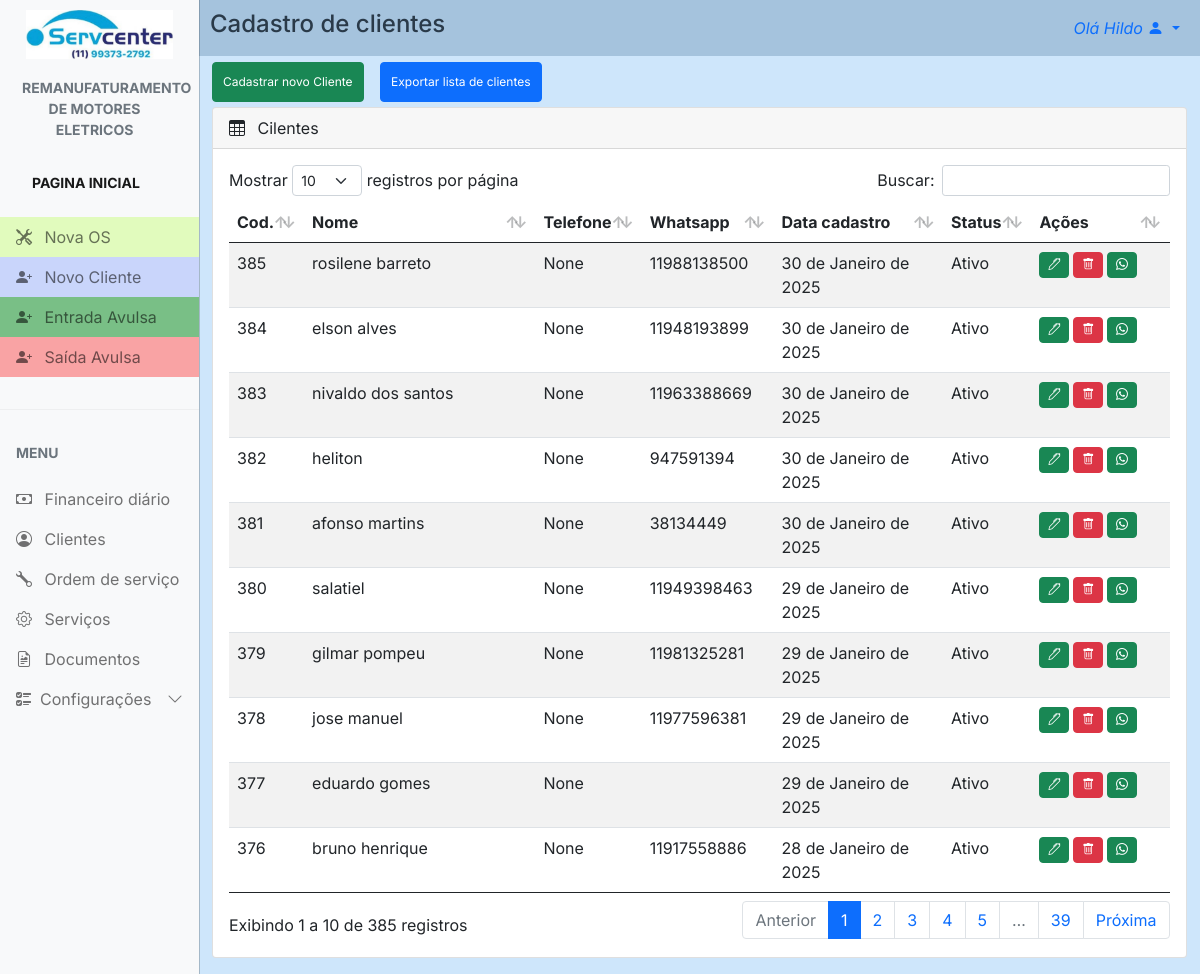
The app's page /clients/ (signed in) with its own data.
### config/models.py (models this page shows, shortened)
class Config(models.Model):
    nome_empresa = models.CharField(max_length=100, blank=True, null=True)
    nome_fantasia = models.CharField(max_length=100, blank=True, null=True)
    responsavel = models.CharField(max_length=100, blank=True, null=True)
    atividade = models.CharField(max_length=100, blank=True, null=True)
    cnpj = models.CharField(max_length=20, blank=True, null=True)
    endereco = models.CharField(max_length=100, blank=True, null=True)
    numero = models.CharField(max_length=10, blank=True, null=True)
    bairro = models.CharField(max_length=50, blank=True, null=True)
    cidade = models.CharField(max_length=50, blank=True, null=True)
    estado = models.CharField(max_length=2, blank=True, null=True)
    cep = models.CharField(max_length=10, blank=True, null=True)
    logo1 = models.ImageField(upload_to='logos', blank=True, null=True)
    logo2 = models.ImageField(upload_to='logos', blank=True, null=True)
    obs = models.TextField(blank=True, null=True)
    data = models.DateField(blank=True, null=True)
    telefone = models.CharField(max_length=20, blank=True, null=True)
    whatsapp = models.CharField(max_length=20, blank=True, null=True)

### clients/models.py (models this page shows, shortened)
class client(models.Model):
    cod_cli = models.AutoField(primary_key=True)
    tipo_cad = models.CharField(max_length=15, default="Pessoa Física")
    nome = models.CharField(max_length=50)
    rg = models.CharField(max_length=11, null=True, blank=True)
    cpf = models.CharField(max_length=20, null=True, blank=True)
    data_nasc = models.DateField(null=True, blank=True)
    telefone = models.CharField(max_length=50, null=True, blank=True)
    celular = models.CharField(max_length=14, null=True, blank=True)
    whatsapp = models.CharField(max_length=14, null=True, blank=True)
    email = models.CharField(max_length=30, null=True, blank=True)
    ativo = models.BooleanField(null=True, blank=True)
    data_cadastro = models.DateField(auto_now_add=True, blank=True)
    foto = models.ImageField(upload_to="foto_cliente", null=True, blank=True)
    vendedor = models.ForeignKey(User, on_delete=models.DO_NOTHING)
    tipo_end = models.CharField(max_length=15, default="Residencial")
    rua = models.CharField(max_length=50, null=True, blank=True)
    numero = models.CharField(max_length=5, null=True, blank=True)
    compl = models.CharField(max_length=50, null=True, blank=True)
    bairro = models.CharField(max_length=50, null=True, blank=True)
    cidade = models.CharField(max_length=50, null=True, blank=True)
    uf = models.CharField(max_length=20, null=True, blank=True)
    cep = models.CharField(max_length=9, null=True, blank=True)

### clients/views.py (the view)
# urls.py: path('', views.clients, name="clients"),
@login_required
def clients(request):
    if request.method == "GET":
        cli = client.objects.all()
        return render(request, 'clients.html', {'cli': cli})
    else:
        return HttpResponseBadRequest('Invalid request method')

### config/context_processors.py (called while the page is built)
def conf(request):
    logo = Config.objects.all().first
    return {'logo': logo}

### servcenter/context_processors.py (called while the page is built)
def project_settings(request):
    config = Config.objects.first()
    return {
        'config': config,
    }

### clients/templates/clients.html (shortened to what this page needs)
{% extends "main.html" %} {% load static %} {% block 'head' %}
<link rel="stylesheet" href="{% static 'css/main.css' %}" />
<link rel="stylesheet" href="{% static 'clients/css/clients.css' %}" />
{% endblock %} {% block 'main' %}
<div class="row">
  <div id="cad_cli_tit">
    <a>Cadastro de clientes</a>
  </div>
  <div class="actions_bar">
    <a href="{% url 'new_client' %}" id="btn_nc" type="button" class="btn btn-success">
      Cadastrar novo Cliente
    </a>
    <a href="{% url 'clientes_xlr' %}"id="btn_ac" type="button" class="btn btn-primary">
      Exportar lista de clientes
    </a>
  </div>
  <div class="col-md-12 mb-3">
    <div class="card">
      <div class="card-header">
        <span><i class="bi bi-table me-2"></i></span> Cilentes
      </div>
      <div class="card-body">
        <div id="table_cli" class="table-responsive">
          <table
            id="example"
            class="table table-striped data-table"
            style="width: 100%"
          >
            <thead>
              <tr>
                <th>Cod.</th>
                <th>Nome</th>
                <th>Telefone</th>
                <th>Whatsapp</th>
                <th>Data cadastro</th>
                <th>Status</th>
                <th id="acoes_th">Ações</th>
              </tr>
            </thead>
            <tbody>
              {% for clients in cli %}
              <tr>
                <td>{{ clients.cod_cli }}</td>
                <td>{{ clients.nome }}</td>
                <td>{{ clients.telefone }}</td>
                <td>{{ clients.whatsapp }}</td>
                <td>{{ clients.data_cadastro }}</td>
                <td>
                  {% if clients.ativo == True %}
                    <span>Ativo</span>
                  {% elif clients.ativo == False %}
                    <span>Inativo</span>
                  {% endif %}
                </td>
                <th>
                  <a id="btn_ed" href="{% url 'edit_client' clients.cod_cli %}"  type="button" class="btn btn-success">
                    <i class="bi bi-pen"></i>
                  </a>
                  <a href="{% url 'del_cli' clients.cod_cli %}" id="btn_ap" type="button" class="btn btn-danger delete">
                    <i class="bi bi-trash"></i>
                  </a>
                  <a href="https://api.whatsapp.com/send?phone=55{{clients.whatsapp}}&text=Ol%C3%A1, {{clients.nome}} tudo bem?" id="btn_wz" type="button" class="btn btn-success">
                    <i class="bi bi-whatsapp"></i>
                  </a>
                </th>
              </tr>
              {% endfor %}
            </tbody>
          </table>
        </div>
      </div>
    </div>
  </div>
</div>
{% endblock%}

### templates/main.html (shortened to what this page needs)
{% load static %}
<!DOCTYPE html>
<html lang="en">
  <head>
    <link rel="stylesheet" href="{% static 'css/bootstrap.min.css'%}" />
    <link
      rel="stylesheet"
      href="https://cdn.jsdelivr.net/npm/bootstrap-icons@1.4.1/font/bootstrap-icons.css"
    />
    <link rel="stylesheet" href="{% static 'css/dataTables.bootstrap5.min.css' %}" />
    <link rel="stylesheet" href="{% static 'css/main.css' %}" />
    {% block 'head' %}{% endblock %}
  </head>
  <body>
    <div
      class="offcanvas offcanvas-start sidebar-nav bg-light"
      tabindex="-1"
      id="sidebar"
    >
      <div class="offcanvas-body p-0">
        <nav class="navbar-light">
          <ul class="navbar-nav">
            <li>
              <div class="text-muted small fw-bold text-uppercase px-3">
                <a href="{% url 'dashboard' %}">
                  {% if config.logo1 %}
                    <img id="logo" src="{{ config.logo1.url }}" alt="logo" />
                  {% else %}
                    <p>No logo available</p>
                  {% endif %}
                </a>
              </div>
            </li>
            <li id="tit_motores">
              <a href="{% url 'dashboard' %}" class="nav-link px-3 active">
                <div class="text-muted small fw-bold text-uppercase px-3 mb-3">
                  {{config.atividade}}
                </div>
              </a>
            </li>
            <li>
              <div class="text-muted small fw-bold text-uppercase px-3 mb-3">
                <a href="{% url 'dashboard' %}" class="nav-link px-3 active">Pagina Inicial</a>
              </div>
            </li>
            <li>
              <a id="n_os" href="{% url 'new_work_order' %}" class="nav-link px-3">
                <span class="me-2"><i class="bi bi-tools"></i></span>
                <span>Nova OS</span>
              </a>
            </li>
            <li>
              <a id="n_cli" href="{% url 'new_client' %}" class="nav-link px-3">
                <span class="me-2"><i class="bi bi-person-plus-fill"></i></span>
                <span>Novo Cliente</span>
              </a>
            </li>
            <li>
              <a id="in" href="{% url 'new_finance' %}" class="nav-link px-3">
                <span class="me-2"><i class="bi bi-person-plus-fill"></i></span>
                <span>Entrada Avulsa</span>
              </a>
            </li>
            <li>
              <a id="out" href="{% url 'new_finance_out' %}" class="nav-link px-3">
                <span class="me-2"><i class="bi bi-person-plus-fill"></i></span>
                <span>Saída Avulsa</span>
              </a>
            </li>
            <li class="my-4"><hr class="dropdown-divider bg-light" /></li>
            <li>
              <div class="text-muted small fw-bold text-uppercase px-3 mb-3">
                Menu
              </div>
            </li>
            {% if user.is_superuser %}
              <li>
                  <a href="{% url 'finance' %}" class="nav-link px-3">
                      <span class="me-2"><i class="bi bi-cash"></i></span>
                      <span>Financeiro</span>
                  </a>
              </li>
            {% else %}
                <li>
                    <a href="{% url 'finance' %}" class="nav-link px-3">
                        <span class="me-2"><i class="bi bi-cash"></i></span>
                        <span>Financeiro diário</span>
                    </a>
                </li>
            {% endif %}
            <li>
              <a href="{% url 'clients' %}" class="nav-link px-3">
                <span class="me-2"><i class="bi bi-person-circle"></i></span>
                <span>Clientes</span>
              </a>
            </li>
            <li>
              <a href="{% url 'work_order' %}" class="nav-link px-3">
                <span class="me-2"><i class="bi bi-wrench"></i></span>
                <span>Ordem de serviço</span>
              </a>
            </li>
            <li>
              <a href="{% url 'services' %}" class="nav-link px-3">
                <span class="me-2"><i class="bi bi-gear"></i></span>
                <span>Serviços</span>
              </a>
            </li>
            <li>
              <a href="{% url 'documents' %}" class="nav-link px-3">
                <span class="me-2"><i class="bi bi-file-earmark-richtext"></i></span>
                <span>Documentos</span>
              </a>
            </li>
            <li>
              <a
                class="nav-link px-3 sidebar-link"
                data-bs-toggle="collapse"
                href="#layouts"
              >
                <span class="me-2"><i class="bi bi-ui-checks"></i></span>
                <span>Configurações</span>
                <span class="ms-auto">
                  <span class="right-icon">
                    <i class="bi bi-chevron-down"></i>
                  </span>
                </span>
              </a>
            </li>
          </ul>
        </nav>
      </div>
    </div>
    <nav class="navbar navbar-expand-lg" id="top_nav">
      <div  class="container-fluid">
        <div class="collapse navbar-collapse" id="topNavBar">
          <ul class="navbar-nav">
            <li class="nav-item dropdown">
              <a
                class="nav-link dropdown-toggle ms-2"
                href="#"
                role="button"
                data-bs-toggle="dropdown"
                aria-expanded="false"
              >
                <i>Olá {{request.user.first_name}}</i>
                <i class="bi bi-person-fill"></i>
              </a>
            </li>
          </ul>
        </div>
      </div>
    </nav>
    {% block 'main' %} {% endblock %}
  </body>
</html>

### templates/static/css/main.css (style rules this page uses)
body, button { font-family: "Inter", sans-serif; margin: 0; padding: 0; background: rgba(91, 170, 244, 0.293); }
:root { --offcanvas-width: 200px; --topNavbarHeight: 0px; }
#logo { padding: 10px; max-width: 100%; }
#n_os { background: rgba(172, 255, 47, 0.303); }
#n_cli { background: rgba(47, 95, 255, 0.234); }
#in { background-color: #2a9c3d9c; }
#out { background-color: #fa6c6c9a; }
#tit_motores { text-align: center; margin-left: -10px; }
.sidebar-nav { width: var(--offcanvas-width); }
.sidebar-link { display: flex; align-items: center; }
.sidebar-link .right-icon { display: inline-flex; }
#top_nav { background: rgba(65, 109, 150, 0.293); }
@media (min-width: 992px) { body { overflow: auto !important; } }
@media (min-width: 992px) { .sidebar-nav { -webkit-transform: none; transform: none; visibility: visible !important; height: calc(100% - var(--topNavbarHeight)); top: var(--topNavbarHeight); } }
@media (min-width: 992px) { #cad_cli_tit { margin-top: -50px; } }

### templates/static/clients/css/clients.css (style rules this page uses)
.row { margin-left: 0px; margin-right: 0px; padding: 0; }
#cad_cli_tit { margin-top: 0px; font-size: 2vh; font-weight: 500; margin-left: 10px; }
#btn_nc, #btn_ac { font-size: 1vh; margin: 0px 0px 5px 12px; }
#btn_ed, #btn_ap, #btn_wz { width: 20px; font-size: 1vh; padding: 3px; justify-content: center; }
#table_cli { font-size: 1.5vh; width: auto; }
.actions_bar { padding: 0px; }
#acoes_th { min-width: 60px; }
@media (min-width: 992px) { .row { margin-left: 200px; margin-right: 1.5px; } }
@media (min-width: 992px) { #cad_cli_tit { margin-top: -50px; font-size: 3vh; font-weight: 500; border: 0; padding: 0; margin-bottom: 20px; } }
@media (min-width: 992px) { #btn_nc, #btn_ac { padding: 10px; font-size: 1.5vh; margin: 0px 0px 5px 12px; } }
@media (min-width: 992px) { #btn_ed, #btn_ap, #btn_wz { width: 30px; font-size: 1.5vh; padding: 3px; } }
@media (min-width: 992px) { #table_cli { font-size: 2vh; } }
@media (min-width: 992px) { #acoes_th { width: 100px; } }

### records on screen
Config: logo1 (picture), atividade "REMANUFATURAMENTO DE MOTORES ELETRICOS"
client: cod_cli "376", nome "bruno henrique", telefone "None", whatsapp "11917558886", data_cadastro "28 de Janeiro de 2025", ativo "Ativo"
client: cod_cli "377", nome "eduardo gomes", telefone "None", data_cadastro "29 de Janeiro de 2025", ativo "Ativo"
client: cod_cli "378", nome "jose manuel", telefone "None", whatsapp "11977596381", data_cadastro "29 de Janeiro de 2025", ativo "Ativo"
client: cod_cli "379", nome "gilmar pompeu", telefone "None", whatsapp "11981325281", data_cadastro "29 de Janeiro de 2025", ativo "Ativo"
client: cod_cli "380", nome "salatiel", telefone "None", whatsapp "11949398463", data_cadastro "29 de Janeiro de 2025", ativo "Ativo"
client: cod_cli "381", nome "afonso martins", telefone "None", whatsapp "38134449", data_cadastro "30 de Janeiro de 2025", ativo "Ativo"
client: cod_cli "382", nome "heliton", telefone "None", whatsapp "947591394", data_cadastro "30 de Janeiro de 2025", ativo "Ativo"
client: cod_cli "383", nome "nivaldo dos santos", telefone "None", whatsapp "11963388669", data_cadastro "30 de Janeiro de 2025", ativo "Ativo"
client: cod_cli "384", nome "elson alves", telefone "None", whatsapp "11948193899", data_cadastro "30 de Janeiro de 2025", ativo "Ativo"
client: cod_cli "385", nome "rosilene barreto", telefone "None", whatsapp "11988138500", data_cadastro "30 de Janeiro de 2025", ativo "Ativo"

### other values on screen
{{ request.user.first_name }} "Hildo"
